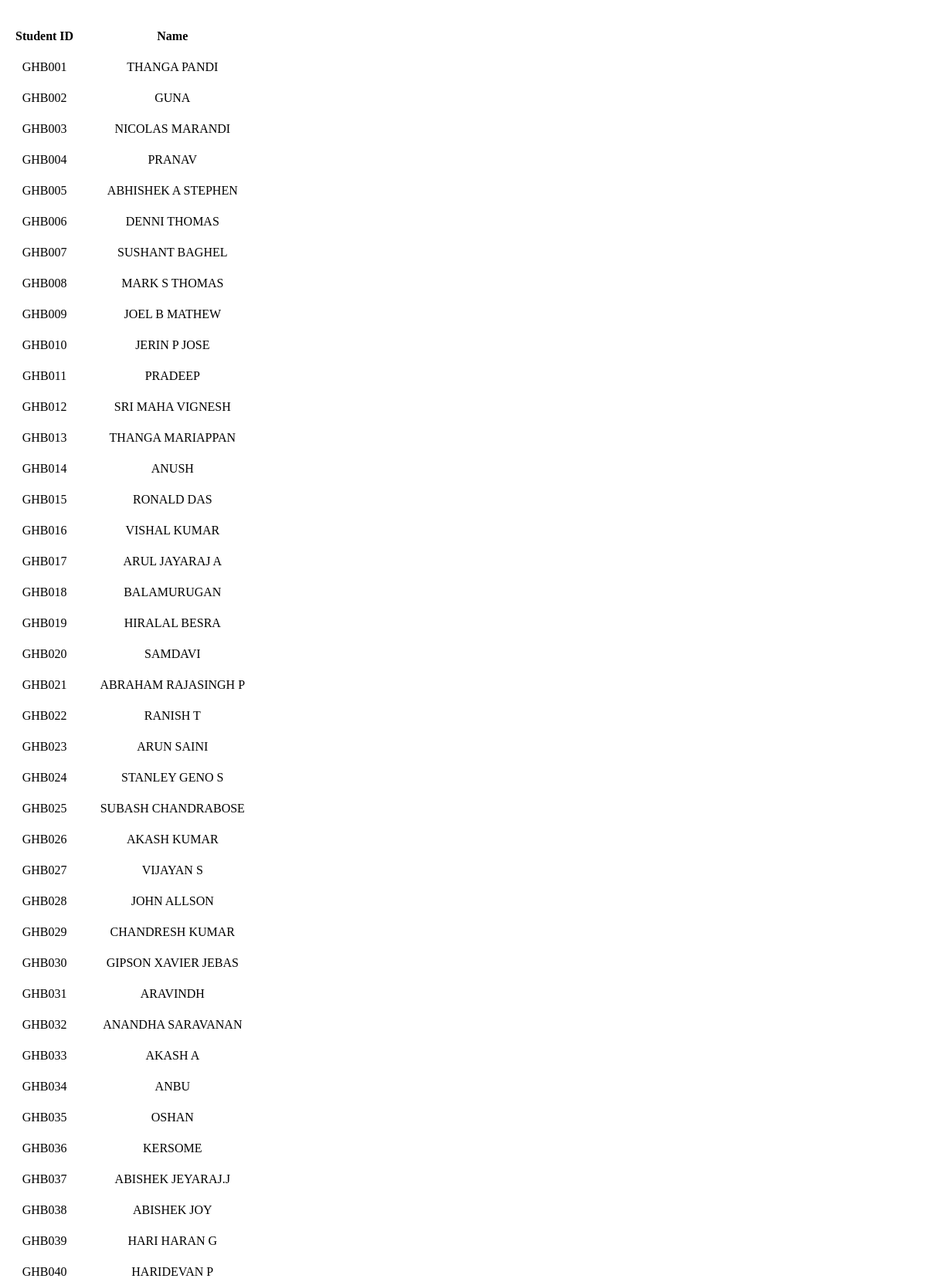
Page /admin/view_data.php?gender=Male (upper part) on the committed database.
### tables this page shows
CREATE TABLE `students` (
  `sid` varchar(200) NOT NULL,
  `name` varchar(200) NOT NULL,
  `st_id` varchar(200) NOT NULL,
  `department` varchar(350) NOT NULL,
  `gender` varchar(350) NOT NULL,
  `email` varchar(200) NOT NULL,
  `password` varchar(200) NOT NULL,
  `joining_year` year(4) NOT NULL,
  `passout_year` year(4) NOT NULL,
  `current_year` varchar(10) NOT NULL,
  `address` varchar(200) NOT NULL,
  `mobile` varchar(255) NOT NULL,
  `room_no` varchar(200) NOT NULL,
  `phone` varchar(255) NOT NULL
);

### admin/view_data.php (the view, shortened to what this page needs)
<?php
include('../includes/dbconn.php');
if(isset($_GET['gender'])) {
    $gender = mysqli_real_escape_string($connection, $_GET['gender']);
    $query = "SELECT sid, name FROM students WHERE gender = '$gender' ORDER BY sid ASC";
    $result = mysqli_query($connection, $query);
?>
    <div class="row justify-content-center">
        <div class="col-md-7">
                <div class="card-body">
                    <?php if(mysqli_num_rows($result) > 0): ?>
                        <table class="table table-hover table-bordered">
                            <thead class="thead-dark">
                                <tr>
                                    <th>Student ID</th>
                                    <th>Name</th>
                                </tr>
                            </thead>
                            <tbody>
                                <?php while($row = mysqli_fetch_assoc($result)): ?>
                                    <tr>
                                        <td><?php echo $row['sid']; ?></td>
                                        <td><?php echo $row['name']; ?></td>
                                    </tr>
                                <?php endwhile; ?>
                            </tbody>
                        </table>
                    <?php else: ?>
                        <p class="text-center text-danger">No students found!</p>
                    <?php endif; ?>
                </div>
            </div>
        </div>
<?php
} else {
    echo "<h4 class='text-danger text-center'>Invalid Request</h4>";
}
?>

### admin/view_data.php (style rules this page uses)
.table { border-radius: 10px; overflow: hidden; }
.table th, .table td { text-align: center; padding: 10px; }

### rows in the picture
students: sid "GHB001", name "THANGA PANDI"
students: sid "GHB002", name "GUNA"
students: sid "GHB003", name "NICOLAS MARANDI"
students: sid "GHB004", name "PRANAV"
students: sid "GHB005", name "ABHISHEK A STEPHEN"
students: sid "GHB006", name "DENNI THOMAS"
students: sid "GHB007", name "SUSHANT BAGHEL"
students: sid "GHB008", name "MARK S THOMAS"
students: sid "GHB009", name "JOEL B MATHEW"
students: sid "GHB010", name "JERIN P JOSE"
students: sid "GHB011", name "PRADEEP"
students: sid "GHB012", name "SRI MAHA VIGNESH"
students: sid "GHB013", name "THANGA MARIAPPAN"
students: sid "GHB014", name "ANUSH"
students: sid "GHB015", name "RONALD DAS"
students: sid "GHB016", name "VISHAL KUMAR"
students: sid "GHB017", name "ARUL JAYARAJ A"
students: sid "GHB018", name "BALAMURUGAN"
students: sid "GHB019", name "HIRALAL BESRA"
students: sid "GHB020", name "SAMDAVI"
students: sid "GHB021", name "ABRAHAM RAJASINGH P"
students: sid "GHB022", name "RANISH T"
students: sid "GHB023", name "ARUN SAINI"
students: sid "GHB024", name "STANLEY GENO S"
students: sid "GHB025", name "SUBASH CHANDRABOSE"
students: sid "GHB026", name "AKASH KUMAR"
students: sid "GHB027", name "VIJAYAN S"
students: sid "GHB028", name "JOHN ALLSON"
students: sid "GHB029", name "CHANDRESH KUMAR"
students: sid "GHB030", name "GIPSON XAVIER JEBAS"
students: sid "GHB031", name "ARAVINDH"
students: sid "GHB032", name "ANANDHA SARAVANAN"
students: sid "GHB033", name "AKASH A"
students: sid "GHB034", name "ANBU"
students: sid "GHB035", name "OSHAN"
students: sid "GHB036", name "KERSOME"
students: sid "GHB037", name "ABISHEK JEYARAJ.J"
students: sid "GHB038", name "ABISHEK JOY"
students: sid "GHB039", name "HARI HARAN G"
students: sid "GHB040", name "HARIDEVAN P"
